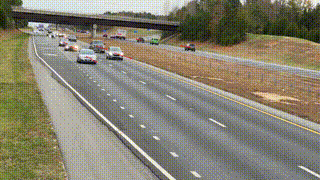
#> input picture Image_Processing/visualization/output.gif, 320 x 180 px
$ python -i lanePosFromJPG.py   (imports and definitions only)
#> lines starting #> are read from the running program, lines starting #| are printed output that depends on the picture; after the words box and inside, x2 and y2 are one past the last pixel; in counts of white or black regions, pixels touching at a corner belong together
import cv2
import numpy as np
import matplotlib.pyplot as plt
import csv
import os
from sklearn.cluster import DBSCAN
import math

def extract_lane_lines(image_path):
    """
    Extract red lane lines from an image and return their positions
    """
    # Load the image
    image = cv2.imread(image_path, cv2.IMREAD_COLOR)
#> image is the input picture: shape (180, 320, 3); mean B, G, R 113.1, 129.7, 133.8
    if image is None:
        print(f"Could not read image: {image_path}")
        return []

    # Create a copy for visualization
    output_image = image.copy()

    # Convert to HSV color space for better color detection
    hsv = cv2.cvtColor(image, cv2.COLOR_BGR2HSV)
#> hsv: shape (180, 320, 3); mean H, S, V 60.6, 92.3, 147.6

    # Define range for red color
    # Red wraps around in HSV, so we need two masks
    lower_red1 = np.array([0, 100, 100])
    upper_red1 = np.array([10, 255, 255])
    lower_red2 = np.array([160, 100, 100])
    upper_red2 = np.array([180, 255, 255])

    # Create masks for red color
    mask1 = cv2.inRange(hsv, lower_red1, upper_red1)
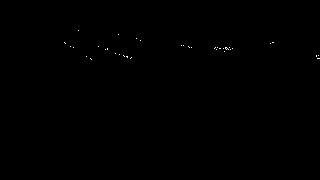
#> mask1: shape (180, 320); 0.1% white in thin lines or dots, all inside (x1, y1, x2, y2) = (64, 30, 320, 60)
    mask2 = cv2.inRange(hsv, lower_red2, upper_red2)
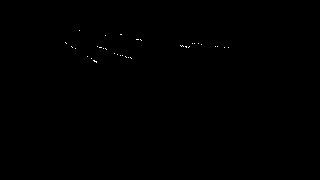
#> mask2: shape (180, 320); 0.1% white in thin lines or dots, all inside (x1, y1, x2, y2) = (65, 30, 229, 63)
    red_mask = cv2.bitwise_or(mask1, mask2)
#> red_mask: shape (180, 320); 0.19% white in thin lines or dots, all inside (x1, y1, x2, y2) = (64, 30, 320, 63)

    # Apply morphological operations to clean up the mask
    kernel = np.ones((5, 5), np.uint8)
    red_mask = cv2.morphologyEx(red_mask, cv2.MORPH_CLOSE, kernel)
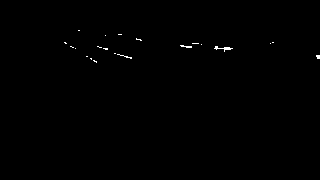
#> red_mask: shape (180, 320); 0.27% white in thin lines or dots, all inside (x1, y1, x2, y2) = (64, 30, 320, 63)
    red_mask = cv2.morphologyEx(red_mask, cv2.MORPH_OPEN, kernel)
#> red_mask: shape (180, 320); every value is 0

    # Find contours in the mask
    contours, _ = cv2.findContours(red_mask, cv2.RETR_EXTERNAL, cv2.CHAIN_APPROX_SIMPLE)
#> contours = []

    # Apply Hough Line Transform to detect lines in the red mask
    edges = cv2.Canny(red_mask, threshold1=50, threshold2=150)
    lines = cv2.HoughLinesP(edges, 1, np.pi / 180, threshold=50, minLineLength=50, maxLineGap=20)
#> lines = None

    lane_positions = []
    if lines is not None:
        for line in lines:
            x1, y1, x2, y2 = line[0]
            # Filter out horizontal lines (less than 10 degrees from horizontal)
            if abs(y2 - y1) / (abs(x2 - x1) + 0.001) > 0.1:  # Adding 0.001 to avoid division by zero
                lane_positions.append((x1, y1, x2, y2))

    return lane_positions

# [251 lines left out: functions line_to_equation, assign_lane_ids, define_lanes_from_lines, save_lane_data_to_csv, visualize_lanes_with_centers, process_images_in_folder and 1 more, not called in this run]

# [2 lines not run here, left out]

>>> result = extract_lane_lines('../Image_Processing/visualization/output.gif')
